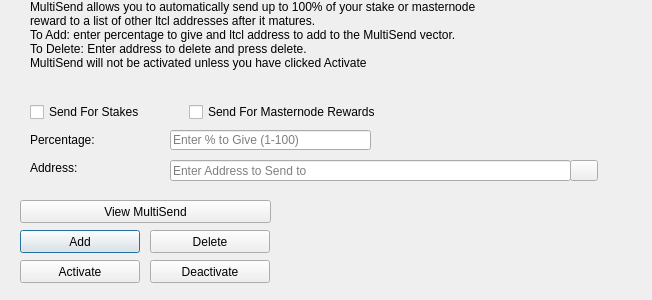
<?xml version="1.0" encoding="UTF-8"?>
<ui version="4.0">
 <class>MultiSendDialog</class>
 <widget class="QDialog" name="MultiSendDialog">
  <property name="windowModality">
   <enum>Qt::NonModal</enum>
  </property>
  <property name="geometry">
   <rect>
    <x>0</x>
    <y>0</y>
    <width>652</width>
    <height>300</height>
   </rect>
  </property>
  <property name="windowTitle">
   <string>MultiSend</string>
  </property>
  <widget class="QLineEdit" name="multiSendPercentEdit">
   <property name="geometry">
    <rect>
     <x>170</x>
     <y>130</y>
     <width>201</width>
     <height>20</height>
    </rect>
   </property>
   <property name="toolTip">
    <string>Enter whole numbers 1 - 100</string>
   </property>
   <property name="placeholderText">
    <string>Enter % to Give (1-100)</string>
   </property>
  </widget>
  <widget class="QLineEdit" name="multiSendAddressEdit">
   <property name="geometry">
    <rect>
     <x>170</x>
     <y>160</y>
     <width>401</width>
     <height>21</height>
    </rect>
   </property>
   <property name="toolTip">
    <string/>
   </property>
   <property name="placeholderText">
    <string>Enter Address to Send to</string>
   </property>
  </widget>
  <widget class="QLabel" name="label_2">
   <property name="geometry">
    <rect>
     <x>30</x>
     <y>0</y>
     <width>451</width>
     <height>121</height>
    </rect>
   </property>
   <property name="lineWidth">
    <number>1</number>
   </property>
   <property name="text">
    <string>MultiSend allows you to automatically send up to 100% of your stake or masternode reward to a list of other ltcl addresses after it matures.
To Add: enter percentage to give and ltcl address to add to the MultiSend vector.
To Delete: Enter address to delete and press delete.
MultiSend will not be activated unless you have clicked Activate</string>
   </property>
   <property name="alignment">
    <set>Qt::AlignLeading|Qt::AlignLeft|Qt::AlignTop</set>
   </property>
   <property name="wordWrap">
    <bool>true</bool>
   </property>
  </widget>
  <widget class="QLabel" name="message">
   <property name="geometry">
    <rect>
     <x>290</x>
     <y>200</y>
     <width>351</width>
     <height>91</height>
    </rect>
   </property>
   <property name="text">
    <string/>
   </property>
  </widget>
  <widget class="QPushButton" name="addButton">
   <property name="geometry">
    <rect>
     <x>20</x>
     <y>230</y>
     <width>120</width>
     <height>23</height>
    </rect>
   </property>
   <property name="toolTip">
    <string/>
   </property>
   <property name="statusTip">
    <string>Add to MultiSend Vector</string>
   </property>
   <property name="text">
    <string>Add</string>
   </property>
  </widget>
  <widget class="QPushButton" name="disableButton">
   <property name="geometry">
    <rect>
     <x>150</x>
     <y>260</y>
     <width>120</width>
     <height>23</height>
    </rect>
   </property>
   <property name="statusTip">
    <string>Deactivate MultiSend</string>
   </property>
   <property name="text">
    <string>Deactivate</string>
   </property>
  </widget>
  <widget class="QPushButton" name="addressBookButton">
   <property name="geometry">
    <rect>
     <x>570</x>
     <y>160</y>
     <width>28</width>
     <height>21</height>
    </rect>
   </property>
   <property name="toolTip">
    <string>Choose an address from the address book</string>
   </property>
   <property name="text">
    <string/>
   </property>
   <property name="icon">
    <iconset resource="../ltcl.qrc">
     <normaloff>:/icons/address-book</normaloff>:/icons/address-book</iconset>
   </property>
   <property name="shortcut">
    <string>Alt+A</string>
   </property>
   <property name="autoDefault">
    <bool>false</bool>
   </property>
  </widget>
  <widget class="QLabel" name="label">
   <property name="geometry">
    <rect>
     <x>30</x>
     <y>130</y>
     <width>121</width>
     <height>20</height>
    </rect>
   </property>
   <property name="toolTip">
    <string>Percentage of stake to send</string>
   </property>
   <property name="text">
    <string>Percentage:</string>
   </property>
  </widget>
  <widget class="QLabel" name="label_5">
   <property name="geometry">
    <rect>
     <x>30</x>
     <y>160</y>
     <width>111</width>
     <height>16</height>
    </rect>
   </property>
   <property name="toolTip">
    <string>Address to send portion of stake to</string>
   </property>
   <property name="text">
    <string>Address:</string>
   </property>
  </widget>
  <widget class="QPushButton" name="deleteButton">
   <property name="geometry">
    <rect>
     <x>150</x>
     <y>230</y>
     <width>120</width>
     <height>23</height>
    </rect>
   </property>
   <property name="toolTip">
    <string/>
   </property>
   <property name="statusTip">
    <string>Delete Address From MultiSend Vector</string>
   </property>
   <property name="text">
    <string>Delete</string>
   </property>
  </widget>
  <widget class="QPushButton" name="activateButton">
   <property name="geometry">
    <rect>
     <x>20</x>
     <y>260</y>
     <width>120</width>
     <height>23</height>
    </rect>
   </property>
   <property name="statusTip">
    <string>Activate MultiSend</string>
   </property>
   <property name="text">
    <string>Activate</string>
   </property>
  </widget>
  <widget class="QPushButton" name="viewButton">
   <property name="geometry">
    <rect>
     <x>20</x>
     <y>200</y>
     <width>251</width>
     <height>23</height>
    </rect>
   </property>
   <property name="toolTip">
    <string/>
   </property>
   <property name="statusTip">
    <string>View MultiSend Vector</string>
   </property>
   <property name="text">
    <string>View MultiSend</string>
   </property>
  </widget>
  <widget class="QWidget" name="horizontalLayoutWidget">
   <property name="geometry">
    <rect>
     <x>30</x>
     <y>100</y>
     <width>351</width>
     <height>24</height>
    </rect>
   </property>
   <layout class="QHBoxLayout" name="horizontalLayout">
    <item>
     <widget class="QCheckBox" name="multiSendStakeCheckBox">
      <property name="text">
       <string>Send For Stakes</string>
      </property>
     </widget>
    </item>
    <item>
     <widget class="QCheckBox" name="multiSendMasternodeCheckBox">
      <property name="text">
       <string>Send For Masternode Rewards</string>
      </property>
     </widget>
    </item>
   </layout>
  </widget>
 </widget>
 <resources>
  <include location="../ltcl.qrc"/>
 </resources>
 <connections/>
</ui>
